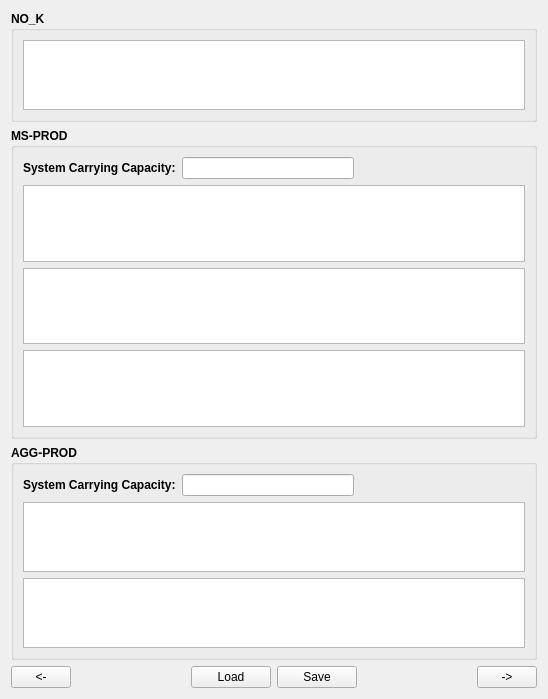
<?xml version="1.0" encoding="UTF-8"?>
<ui version="4.0">
 <class>Simulation_Tab3_CompetitionTab</class>
 <widget class="QWidget" name="Simulation_Tab3_CompetitionTab">
  <property name="geometry">
   <rect>
    <x>0</x>
    <y>0</y>
    <width>548</width>
    <height>699</height>
   </rect>
  </property>
  <property name="windowTitle">
   <string>Form</string>
  </property>
  <layout class="QVBoxLayout" name="verticalLayout_5">
   <item>
    <widget class="QGroupBox" name="Simulation_Tab3_NOKGB">
     <property name="font">
      <font>
       <weight>75</weight>
       <bold>true</bold>
      </font>
     </property>
     <property name="title">
      <string>NO_K</string>
     </property>
     <layout class="QVBoxLayout" name="verticalLayout_4">
      <item>
       <widget class="QTableView" name="Simulation_Tab3_NOKTV">
        <property name="font">
         <font>
          <weight>50</weight>
          <bold>false</bold>
         </font>
        </property>
        <property name="toolTip">
         <string/>
        </property>
        <property name="statusTip">
         <string/>
        </property>
       </widget>
      </item>
     </layout>
    </widget>
   </item>
   <item>
    <widget class="QGroupBox" name="Simulation_Tab3_MSPRODGB">
     <property name="font">
      <font>
       <weight>75</weight>
       <bold>true</bold>
      </font>
     </property>
     <property name="title">
      <string>MS-PROD</string>
     </property>
     <layout class="QVBoxLayout" name="verticalLayout">
      <item>
       <layout class="QHBoxLayout" name="horizontalLayout_2">
        <item>
         <widget class="QLabel" name="label">
          <property name="font">
           <font>
            <weight>75</weight>
            <bold>true</bold>
           </font>
          </property>
          <property name="text">
           <string>System Carrying Capacity:</string>
          </property>
         </widget>
        </item>
        <item>
         <widget class="QLineEdit" name="Simulation_Tab3_MSPRODCarryingCapacityLE">
          <property name="font">
           <font>
            <weight>50</weight>
            <bold>false</bold>
           </font>
          </property>
         </widget>
        </item>
        <item>
         <spacer name="horizontalSpacer">
          <property name="orientation">
           <enum>Qt::Horizontal</enum>
          </property>
          <property name="sizeHint" stdset="0">
           <size>
            <width>40</width>
            <height>20</height>
           </size>
          </property>
         </spacer>
        </item>
       </layout>
      </item>
      <item>
       <widget class="QTableView" name="Simulation_Tab3_MSPRODGuildsCarryingCapacityTV">
        <property name="font">
         <font>
          <weight>50</weight>
          <bold>false</bold>
         </font>
        </property>
        <property name="toolTip">
         <string/>
        </property>
        <property name="statusTip">
         <string/>
        </property>
       </widget>
      </item>
      <item>
       <widget class="QTableView" name="Simulation_Tab3_MSPRODSpeciesSpeciesTV">
        <property name="font">
         <font>
          <weight>50</weight>
          <bold>false</bold>
         </font>
        </property>
        <property name="toolTip">
         <string/>
        </property>
        <property name="statusTip">
         <string/>
        </property>
       </widget>
      </item>
      <item>
       <widget class="QTableView" name="Simulation_Tab3_MSPRODSpeciesGuildsTV">
        <property name="font">
         <font>
          <weight>50</weight>
          <bold>false</bold>
         </font>
        </property>
        <property name="toolTip">
         <string/>
        </property>
        <property name="statusTip">
         <string/>
        </property>
       </widget>
      </item>
     </layout>
    </widget>
   </item>
   <item>
    <widget class="QGroupBox" name="Simulation_Tab3_AGGPRODGB">
     <property name="font">
      <font>
       <weight>75</weight>
       <bold>true</bold>
      </font>
     </property>
     <property name="title">
      <string>AGG-PROD</string>
     </property>
     <layout class="QVBoxLayout" name="verticalLayout_2">
      <item>
       <layout class="QHBoxLayout" name="horizontalLayout_4">
        <item>
         <widget class="QLabel" name="label_3">
          <property name="font">
           <font>
            <weight>75</weight>
            <bold>true</bold>
           </font>
          </property>
          <property name="text">
           <string>System Carrying Capacity:</string>
          </property>
         </widget>
        </item>
        <item>
         <widget class="QLineEdit" name="Simulation_Tab3_AGGPRODCarryingCapacityLE">
          <property name="font">
           <font>
            <weight>50</weight>
            <bold>false</bold>
           </font>
          </property>
         </widget>
        </item>
        <item>
         <spacer name="horizontalSpacer_2">
          <property name="orientation">
           <enum>Qt::Horizontal</enum>
          </property>
          <property name="sizeHint" stdset="0">
           <size>
            <width>40</width>
            <height>20</height>
           </size>
          </property>
         </spacer>
        </item>
       </layout>
      </item>
      <item>
       <widget class="QTableView" name="Simulation_Tab3_AGGPRODGuildsCarryingCapacityTV">
        <property name="font">
         <font>
          <weight>50</weight>
          <bold>false</bold>
         </font>
        </property>
        <property name="toolTip">
         <string/>
        </property>
        <property name="statusTip">
         <string/>
        </property>
       </widget>
      </item>
      <item>
       <widget class="QTableView" name="Simulation_Tab3_AGGPRODGuildsGuildsTV">
        <property name="font">
         <font>
          <weight>50</weight>
          <bold>false</bold>
         </font>
        </property>
        <property name="toolTip">
         <string/>
        </property>
        <property name="statusTip">
         <string/>
        </property>
       </widget>
      </item>
     </layout>
    </widget>
   </item>
   <item>
    <layout class="QHBoxLayout" name="horizontalLayout_88">
     <item>
      <widget class="QPushButton" name="Simulation_Tab3_PrevPB">
       <property name="sizePolicy">
        <sizepolicy hsizetype="Fixed" vsizetype="Fixed">
         <horstretch>0</horstretch>
         <verstretch>0</verstretch>
        </sizepolicy>
       </property>
       <property name="minimumSize">
        <size>
         <width>60</width>
         <height>0</height>
        </size>
       </property>
       <property name="maximumSize">
        <size>
         <width>60</width>
         <height>16777215</height>
        </size>
       </property>
       <property name="toolTip">
        <string>Go to the previous page</string>
       </property>
       <property name="statusTip">
        <string>Go to the previous page</string>
       </property>
       <property name="text">
        <string>&lt;-</string>
       </property>
      </widget>
     </item>
     <item>
      <spacer name="horizontalSpacer_100">
       <property name="orientation">
        <enum>Qt::Horizontal</enum>
       </property>
       <property name="sizeHint" stdset="0">
        <size>
         <width>40</width>
         <height>20</height>
        </size>
       </property>
      </spacer>
     </item>
     <item>
      <widget class="QPushButton" name="Simulation_Tab3_LoadPB">
       <property name="enabled">
        <bool>true</bool>
       </property>
       <property name="toolTip">
        <string>Load table data</string>
       </property>
       <property name="statusTip">
        <string>Load table data</string>
       </property>
       <property name="text">
        <string>Load</string>
       </property>
      </widget>
     </item>
     <item>
      <widget class="QPushButton" name="Simulation_Tab3_SavePB">
       <property name="enabled">
        <bool>true</bool>
       </property>
       <property name="toolTip">
        <string>Save above table data</string>
       </property>
       <property name="statusTip">
        <string>Save above table data</string>
       </property>
       <property name="text">
        <string>Save</string>
       </property>
      </widget>
     </item>
     <item>
      <spacer name="verticalSpacer_46">
       <property name="orientation">
        <enum>Qt::Horizontal</enum>
       </property>
       <property name="sizeType">
        <enum>QSizePolicy::Expanding</enum>
       </property>
       <property name="sizeHint" stdset="0">
        <size>
         <width>48</width>
         <height>20</height>
        </size>
       </property>
      </spacer>
     </item>
     <item>
      <widget class="QPushButton" name="Simulation_Tab3_NextPB">
       <property name="enabled">
        <bool>true</bool>
       </property>
       <property name="sizePolicy">
        <sizepolicy hsizetype="Fixed" vsizetype="Fixed">
         <horstretch>0</horstretch>
         <verstretch>0</verstretch>
        </sizepolicy>
       </property>
       <property name="minimumSize">
        <size>
         <width>60</width>
         <height>0</height>
        </size>
       </property>
       <property name="maximumSize">
        <size>
         <width>60</width>
         <height>16777215</height>
        </size>
       </property>
       <property name="toolTip">
        <string>Go to the next tab page</string>
       </property>
       <property name="statusTip">
        <string>Go to the next tab page</string>
       </property>
       <property name="text">
        <string>-&gt;</string>
       </property>
      </widget>
     </item>
    </layout>
   </item>
  </layout>
 </widget>
 <resources/>
 <connections/>
</ui>
